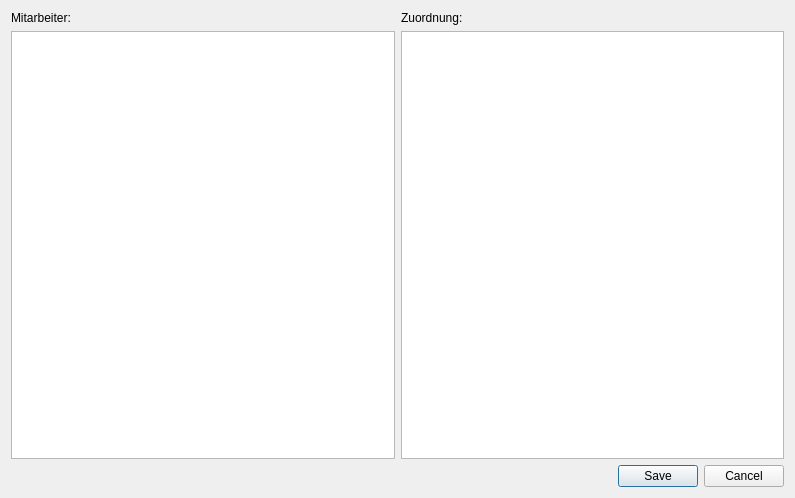
<?xml version="1.0" encoding="UTF-8"?>
<ui version="4.0">
 <class>Zuordnung</class>
 <widget class="QDialog" name="Zuordnung">
  <property name="geometry">
   <rect>
    <x>0</x>
    <y>0</y>
    <width>795</width>
    <height>498</height>
   </rect>
  </property>
  <property name="windowTitle">
   <string>Dialog</string>
  </property>
  <layout class="QVBoxLayout" name="verticalLayout">
   <item>
    <layout class="QHBoxLayout" name="horizontalLayout">
     <item>
      <layout class="QVBoxLayout" name="verticalLayout_3">
       <item>
        <widget class="QLabel" name="AktuelleAuswahl">
         <property name="text">
          <string>Mitarbeiter:</string>
         </property>
        </widget>
       </item>
       <item>
        <widget class="QTableView" name="MitarbeiterView">
         <property name="alternatingRowColors">
          <bool>true</bool>
         </property>
         <property name="selectionBehavior">
          <enum>QAbstractItemView::SelectRows</enum>
         </property>
         <attribute name="horizontalHeaderStretchLastSection">
          <bool>true</bool>
         </attribute>
        </widget>
       </item>
      </layout>
     </item>
     <item>
      <layout class="QVBoxLayout" name="verticalLayout_4">
       <item>
        <widget class="QLabel" name="label_2">
         <property name="text">
          <string>Zuordnung:</string>
         </property>
        </widget>
       </item>
       <item>
        <widget class="QListWidget" name="ZuordnungsListe"/>
       </item>
      </layout>
     </item>
    </layout>
   </item>
   <item>
    <widget class="QDialogButtonBox" name="buttonBox">
     <property name="orientation">
      <enum>Qt::Horizontal</enum>
     </property>
     <property name="standardButtons">
      <set>QDialogButtonBox::Cancel|QDialogButtonBox::Save</set>
     </property>
    </widget>
   </item>
  </layout>
 </widget>
 <resources/>
 <connections>
  <connection>
   <sender>buttonBox</sender>
   <signal>accepted()</signal>
   <receiver>Zuordnung</receiver>
   <slot>accept()</slot>
   <hints>
    <hint type="sourcelabel">
     <x>248</x>
     <y>254</y>
    </hint>
    <hint type="destinationlabel">
     <x>157</x>
     <y>274</y>
    </hint>
   </hints>
  </connection>
  <connection>
   <sender>buttonBox</sender>
   <signal>rejected()</signal>
   <receiver>Zuordnung</receiver>
   <slot>reject()</slot>
   <hints>
    <hint type="sourcelabel">
     <x>316</x>
     <y>260</y>
    </hint>
    <hint type="destinationlabel">
     <x>286</x>
     <y>274</y>
    </hint>
   </hints>
  </connection>
 </connections>
</ui>
